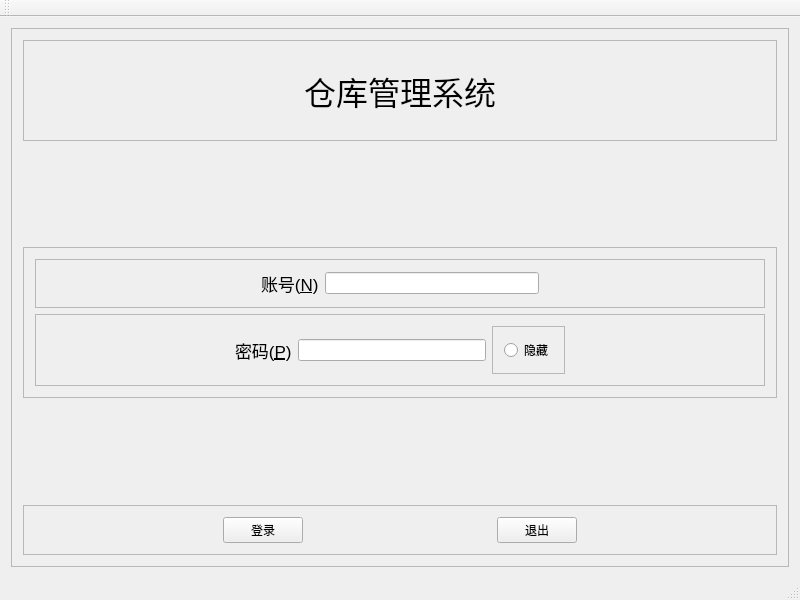
<?xml version="1.0" encoding="UTF-8"?>
<ui version="4.0">
 <class>MainWindow</class>
 <widget class="QMainWindow" name="MainWindow">
  <property name="geometry">
   <rect>
    <x>0</x>
    <y>0</y>
    <width>800</width>
    <height>600</height>
   </rect>
  </property>
  <property name="windowTitle">
   <string>MainWindow</string>
  </property>
  <widget class="QWidget" name="centralWidget">
   <layout class="QGridLayout" name="gridLayout_3">
    <item row="0" column="0">
     <widget class="QFrame" name="frame_4">
      <property name="frameShape">
       <enum>QFrame::StyledPanel</enum>
      </property>
      <property name="frameShadow">
       <enum>QFrame::Raised</enum>
      </property>
      <layout class="QGridLayout" name="gridLayout_2">
       <item row="3" column="0">
        <spacer name="verticalSpacer_3">
         <property name="orientation">
          <enum>Qt::Vertical</enum>
         </property>
         <property name="sizeHint" stdset="0">
          <size>
           <width>20</width>
           <height>40</height>
          </size>
         </property>
        </spacer>
       </item>
       <item row="2" column="0">
        <widget class="QFrame" name="frame_6">
         <property name="frameShape">
          <enum>QFrame::StyledPanel</enum>
         </property>
         <property name="frameShadow">
          <enum>QFrame::Raised</enum>
         </property>
         <layout class="QGridLayout" name="gridLayout">
          <item row="0" column="0">
           <widget class="QFrame" name="frame">
            <property name="frameShape">
             <enum>QFrame::StyledPanel</enum>
            </property>
            <property name="frameShadow">
             <enum>QFrame::Raised</enum>
            </property>
            <layout class="QHBoxLayout" name="horizontalLayout">
             <item>
              <spacer name="horizontalSpacer_6">
               <property name="orientation">
                <enum>Qt::Horizontal</enum>
               </property>
               <property name="sizeType">
                <enum>QSizePolicy::Expanding</enum>
               </property>
               <property name="sizeHint" stdset="0">
                <size>
                 <width>100</width>
                 <height>20</height>
                </size>
               </property>
              </spacer>
             </item>
             <item>
              <widget class="QLabel" name="label_2">
               <property name="font">
                <font>
                 <pointsize>13</pointsize>
                </font>
               </property>
               <property name="text">
                <string>账号(&amp;N)</string>
               </property>
               <property name="buddy">
                <cstring>lineEditId</cstring>
               </property>
              </widget>
             </item>
             <item>
              <widget class="QLineEdit" name="lineEditId">
               <property name="sizePolicy">
                <sizepolicy hsizetype="Expanding" vsizetype="Fixed">
                 <horstretch>0</horstretch>
                 <verstretch>0</verstretch>
                </sizepolicy>
               </property>
              </widget>
             </item>
             <item>
              <spacer name="horizontalSpacer_8">
               <property name="orientation">
                <enum>Qt::Horizontal</enum>
               </property>
               <property name="sizeHint" stdset="0">
                <size>
                 <width>40</width>
                 <height>20</height>
                </size>
               </property>
              </spacer>
             </item>
            </layout>
           </widget>
          </item>
          <item row="1" column="0">
           <widget class="QFrame" name="frame_2">
            <property name="frameShape">
             <enum>QFrame::StyledPanel</enum>
            </property>
            <property name="frameShadow">
             <enum>QFrame::Raised</enum>
            </property>
            <layout class="QHBoxLayout" name="horizontalLayout_2">
             <item>
              <spacer name="horizontalSpacer_7">
               <property name="orientation">
                <enum>Qt::Horizontal</enum>
               </property>
               <property name="sizeType">
                <enum>QSizePolicy::Expanding</enum>
               </property>
               <property name="sizeHint" stdset="0">
                <size>
                 <width>100</width>
                 <height>20</height>
                </size>
               </property>
              </spacer>
             </item>
             <item>
              <widget class="QLabel" name="label_3">
               <property name="font">
                <font>
                 <pointsize>13</pointsize>
                </font>
               </property>
               <property name="text">
                <string>密码(&amp;P)</string>
               </property>
               <property name="buddy">
                <cstring>lineEditPwd</cstring>
               </property>
              </widget>
             </item>
             <item>
              <widget class="QLineEdit" name="lineEditPwd"/>
             </item>
             <item>
              <widget class="QFrame" name="frame_3">
               <property name="frameShape">
                <enum>QFrame::StyledPanel</enum>
               </property>
               <property name="frameShadow">
                <enum>QFrame::Raised</enum>
               </property>
               <layout class="QHBoxLayout" name="horizontalLayout_3">
                <item>
                 <widget class="QRadioButton" name="radioButton">
                  <property name="text">
                   <string>隐藏</string>
                  </property>
                 </widget>
                </item>
               </layout>
              </widget>
             </item>
             <item>
              <spacer name="horizontalSpacer_9">
               <property name="orientation">
                <enum>Qt::Horizontal</enum>
               </property>
               <property name="sizeHint" stdset="0">
                <size>
                 <width>40</width>
                 <height>20</height>
                </size>
               </property>
              </spacer>
             </item>
            </layout>
           </widget>
          </item>
         </layout>
        </widget>
       </item>
       <item row="4" column="0">
        <widget class="QFrame" name="frame_5">
         <property name="frameShape">
          <enum>QFrame::StyledPanel</enum>
         </property>
         <property name="frameShadow">
          <enum>QFrame::Raised</enum>
         </property>
         <layout class="QHBoxLayout" name="horizontalLayout_4">
          <item>
           <spacer name="horizontalSpacer_3">
            <property name="orientation">
             <enum>Qt::Horizontal</enum>
            </property>
            <property name="sizeHint" stdset="0">
             <size>
              <width>40</width>
              <height>20</height>
             </size>
            </property>
           </spacer>
          </item>
          <item>
           <widget class="QPushButton" name="btnLogin">
            <property name="text">
             <string>登录</string>
            </property>
           </widget>
          </item>
          <item>
           <spacer name="horizontalSpacer_5">
            <property name="orientation">
             <enum>Qt::Horizontal</enum>
            </property>
            <property name="sizeHint" stdset="0">
             <size>
              <width>40</width>
              <height>20</height>
             </size>
            </property>
           </spacer>
          </item>
          <item>
           <widget class="QPushButton" name="btnExit">
            <property name="text">
             <string>退出</string>
            </property>
           </widget>
          </item>
          <item>
           <spacer name="horizontalSpacer_4">
            <property name="orientation">
             <enum>Qt::Horizontal</enum>
            </property>
            <property name="sizeHint" stdset="0">
             <size>
              <width>40</width>
              <height>20</height>
             </size>
            </property>
           </spacer>
          </item>
         </layout>
        </widget>
       </item>
       <item row="0" column="0">
        <widget class="QFrame" name="frame_7">
         <property name="frameShape">
          <enum>QFrame::StyledPanel</enum>
         </property>
         <property name="frameShadow">
          <enum>QFrame::Raised</enum>
         </property>
         <layout class="QHBoxLayout" name="horizontalLayout_5">
          <item>
           <spacer name="horizontalSpacer">
            <property name="orientation">
             <enum>Qt::Horizontal</enum>
            </property>
            <property name="sizeHint" stdset="0">
             <size>
              <width>40</width>
              <height>20</height>
             </size>
            </property>
           </spacer>
          </item>
          <item>
           <widget class="QLabel" name="label">
            <property name="sizePolicy">
             <sizepolicy hsizetype="Preferred" vsizetype="Expanding">
              <horstretch>0</horstretch>
              <verstretch>0</verstretch>
             </sizepolicy>
            </property>
            <property name="font">
             <font>
              <pointsize>24</pointsize>
             </font>
            </property>
            <property name="text">
             <string>仓库管理系统</string>
            </property>
            <property name="textFormat">
             <enum>Qt::AutoText</enum>
            </property>
            <property name="alignment">
             <set>Qt::AlignLeading|Qt::AlignLeft|Qt::AlignVCenter</set>
            </property>
           </widget>
          </item>
          <item>
           <spacer name="horizontalSpacer_2">
            <property name="orientation">
             <enum>Qt::Horizontal</enum>
            </property>
            <property name="sizeHint" stdset="0">
             <size>
              <width>40</width>
              <height>20</height>
             </size>
            </property>
           </spacer>
          </item>
         </layout>
        </widget>
       </item>
       <item row="1" column="0">
        <spacer name="verticalSpacer">
         <property name="orientation">
          <enum>Qt::Vertical</enum>
         </property>
         <property name="sizeHint" stdset="0">
          <size>
           <width>20</width>
           <height>40</height>
          </size>
         </property>
        </spacer>
       </item>
      </layout>
     </widget>
    </item>
   </layout>
  </widget>
  <widget class="QToolBar" name="mainToolBar">
   <attribute name="toolBarArea">
    <enum>TopToolBarArea</enum>
   </attribute>
   <attribute name="toolBarBreak">
    <bool>false</bool>
   </attribute>
  </widget>
  <widget class="QStatusBar" name="statusBar"/>
  <widget class="QMenuBar" name="menuBar">
   <property name="geometry">
    <rect>
     <x>0</x>
     <y>0</y>
     <width>800</width>
     <height>23</height>
    </rect>
   </property>
  </widget>
 </widget>
 <layoutdefault spacing="6" margin="11"/>
 <resources/>
 <connections/>
</ui>
